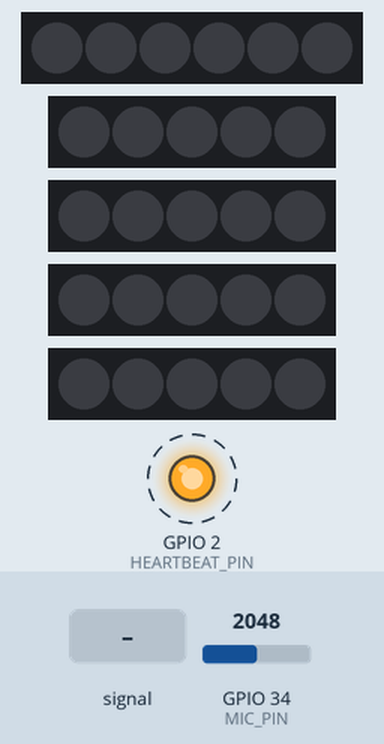
Recording of a sketch running on a simulated ESP32. Parts: 6 RGB LEDs in strip order, left to right, 4 × 5 RGB LEDs in strip order, left to right, output pins drawn as LEDs (lit = HIGH). Dashed ring = blinking. The inputs (shaded band) are chosen by the test bench; at power-on: GPIO 34 (MIC_PIN) = 2048 (analog values on the 0–4095 scale). Dim RGB values are drawn brighter than linear.

Above: at 1.2 s.
1.3 s: GPIO 34 (MIC_PIN) fed a 200 Hz sine of ±327 counts around its level
At 1.69 s:
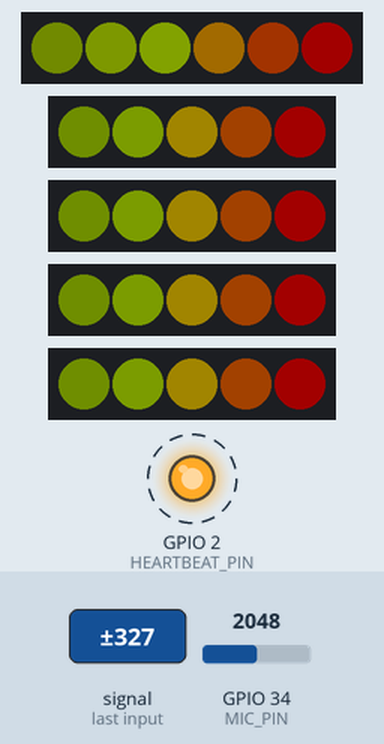
At 29.47 s:
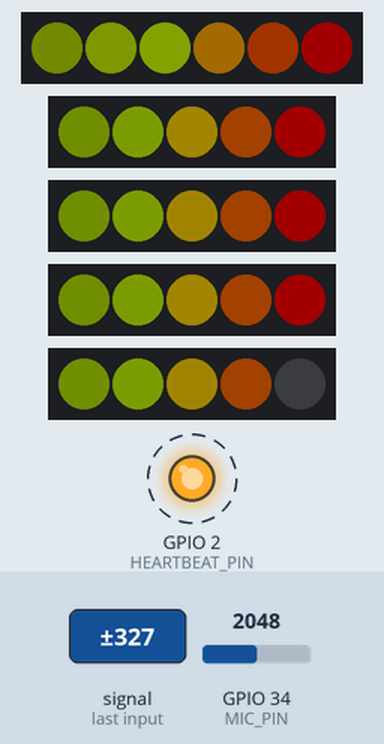
Timing chart, 0 to 31.2 s (numbered marks = the images above; inputs shaded):
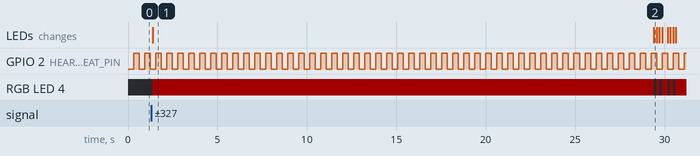

Measured:
- after the input at 1.3 s, RGB LED 4: off → RGB(35, 0, 0) after 0.09 s, → off 28.0 s later, → RGB(35, 0, 0) 0.15 s later, → off 0.15 s later, … (9 changes in this stretch); the LEDs: change after 0.09 s (image 1)
- by itself, GPIO 2 (HEARTBEAT_PIN): alternates HIGH for 0.31 s and LOW for 0.31 s

The sketch:

Noise_Sensitive.ino
```cpp
// ESP32 + MAX9814 -> 300-sample plain DFT -> 5 parallel WS2812 bars (robust continuous)
//
// MAX9814: VDD->3V3, GND->GND, OUT->GPIO34
// Strips {6,5,5,5,5} on GPIOs {18,19,21,22,23}; each DIN via 330–470Ω; LED 5V supply with 1000µF cap; COMMON GND.
//
// Board: ESP32 Dev Module
// Libs: Adafruit NeoPixel

#include <Arduino.h>
#include <Adafruit_NeoPixel.h>
#include <math.h>

// ---------- CONFIG ----------
#define MIC_PIN   34
#define FS_HZ     4000          // sample rate (Hz)
#define N         300           // samples per frame

const uint8_t NUM_STRIPS = 5;
const uint8_t DATA_PINS[NUM_STRIPS]  = {18, 19, 21, 22, 23};
const uint16_t STRIP_LEN[NUM_STRIPS] = {6, 5, 5, 5, 5};
const uint8_t BRIGHTNESS = 35;       // modest; raise later if stable
const bool SERPENTINE = false;

#define HEARTBEAT_PIN 2         // onboard LED on many ESP32 dev boards

// Speech-friendly bands; start above rumble to keep bar 0 lively
const float BAND_EDGE_HZ[6] = { 120, 300, 700, 1200, 2000, (FS_HZ/2.0f) };

// Sensitivity / smoothing / AGC
const float MIC_BOOST   = 2.0f;
const float NOISE0      = 0.0045f;   // higher gate for band 0 (kills hum/AC rumble)
const float NOISE_OTH   = 0.0025f;
const float TARGET_LVL  = 0.75f;     // target peak after compression
const float AGC_ALPHA   = 0.02f;     // AGC speed
const float EMA_ATTACK  = 0.60f;     // bar rise
const float EMA_DECAY   = 0.18f;     // bar fall

Adafruit_NeoPixel* strips[NUM_STRIPS];

static float x[N];                 // time samples (DC-removed)
static float mag[N/2 + 1];         // magnitude spectrum
static float ema[NUM_STRIPS] = {0,0,0,0,0};
static float agc = 2.0f;           // start a bit hot

// ---------- LED helpers ----------
inline uint32_t heatColor(uint8_t level, uint8_t maxLevel) {
  float t = (float)level / (float)maxLevel; t = constrain(t, 0, 1);
  uint8_t r = (uint8_t)(min(1.0f, t*1.6f)*255);
  uint8_t g = (uint8_t)(((t<0.5f)? t*2.0f : 1.0f-(t-0.5f)*2.0f)*255);
  return strips[0]->Color(r, g, 0);
}
void setBar(uint8_t s, uint16_t h) {
  uint16_t len = STRIP_LEN[s]; if (h > len) h = len;
  for (uint16_t y=0; y<len; y++) {
    uint32_t c = (y < h) ? heatColor(y+1, len) : 0;
    uint16_t idx = (SERPENTINE && (s & 1)) ? (len-1-y) : y;
    strips[s]->setPixelColor(idx, c);
  }
}
void showAll() {
  for (uint8_t s=0; s<NUM_STRIPS; s++) { strips[s]->setBrightness(BRIGHTNESS); strips[s]->show(); }
}

// ---------- Sampling (timed; watchdog-friendly) ----------
void sampleBlock() {
  const uint32_t Ts_us = 1000000UL / FS_HZ;
  uint32_t next = micros();
  uint32_t sum = 0;
  for (int i=0; i<N; i++) {
    // sleep until next tick (keeps CPU cooler, avoids starving RTOS)
    uint32_t now = micros();
    int32_t dt = (int32_t)(next - now);
    if (dt > 4) delayMicroseconds(dt - 3);    // rough align
    while ((int32_t)(micros() - next) < 0) { /* fine wait */ }
    next += Ts_us;

    uint16_t v = analogRead(MIC_PIN);  // 0..4095
    sum += v;
    x[i] = (float)v;

    if ((i & 31) == 0) yield();        // feed watchdog
  }
  float mean = (float)sum / N;
  for (int i=0; i<N; i++) x[i] -= mean; // DC remove
}

// ---------- Plain DFT (iterative twiddle; watchdog-friendly) ----------
void dftBasic() {
  const int K = N/2;
  float re0=0; for (int n=0; n<N; n++) re0 += x[n];
  mag[0] = fabsf(re0);

  for (int k=1; k<=K; k++) {
    const float theta = -2.0f * (float)M_PI * k / (float)N;
    const float cs = cosf(theta), sn = sinf(theta);
    float c=1.0f, s=0.0f, re=0.0f, im=0.0f;
    for (int n=0; n<N; n++) {
      float xn = x[n];
      re += xn * c;
      im += xn * s;
      float c_new = c*cs - s*sn;
      s = c*sn + s*cs;
      c = c_new;
      if ((n & 63) == 0) yield();  // inner-loop yield
    }
    mag[k] = sqrtf(re*re + im*im);
    if ((k & 7) == 0) yield();     // outer-loop yield
  }
}

void setup() {
  pinMode(HEARTBEAT_PIN, OUTPUT);
  digitalWrite(HEARTBEAT_PIN, LOW);

  Serial.begin(115200);
  analogReadResolution(12);
  analogSetPinAttenuation(MIC_PIN, ADC_11db);    // ~3.3V FS (MAX9814 @3.3V)

  for (uint8_t s=0; s<NUM_STRIPS; s++) {
    strips[s] = new Adafruit_NeoPixel(STRIP_LEN[s], DATA_PINS[s], NEO_GRB + NEO_KHZ800);
    strips[s]->begin();
    strips[s]->setBrightness(BRIGHTNESS);
    strips[s]->clear();
    strips[s]->show();
  }
}

void loop() {
  static uint32_t beatT = 0;
  // 1) Sample continuously
  sampleBlock();

  // 2) Transform
  dftBasic();

  // 3) Collapse to 5 bands with gentle gating & EMA
  const float fRes = (float)FS_HZ / (float)N;
  float bands[NUM_STRIPS] = {0,0,0,0,0};
  for (int b=0; b<NUM_STRIPS; b++) {
    int k0 = (int)ceilf(BAND_EDGE_HZ[b]    / fRes); if (k0 < 1) k0 = 1;
    int k1 = (int)floorf(BAND_EDGE_HZ[b+1] / fRes); int K = N/2; if (k1 > K) k1 = K;

    float v = 0.0f; int cnt = max(1, k1 - k0 + 1);
    for (int k=k0; k<=k1; k++) v += mag[k];
    v = (v / cnt) * MIC_BOOST * agc;

    float gate = (b == 0) ? NOISE0 : NOISE_OTH;
    v = (v > gate) ? (v - gate) : 0.0f;

    // smooth
    ema[b] = (v > ema[b]) ? (EMA_ATTACK*v + (1-EMA_ATTACK)*ema[b])
                          : (EMA_DECAY *v + (1-EMA_DECAY )*ema[b]);
    bands[b] = ema[b];
  }

  // 4) AGC from speech bands (1..4), ignore band 0 so it doesn't pin gain
  float peak = 0; for (int b=1; b<NUM_STRIPS; b++) if (bands[b] > peak) peak = bands[b];
  float peak01 = log10f(1.0f + 9.0f * peak);
  agc *= (1.0f + AGC_ALPHA * (TARGET_LVL - peak01));
  agc = constrain(agc, 0.05f, 30.0f);

  // Safety: if everything is near-zero for a long time, re-center AGC
  static uint32_t quietFrames = 0;
  if (peak01 < 0.02f) { if (++quietFrames > 300) { agc = 2.0f; quietFrames = 0; } }
  else quietFrames = 0;

  // 5) Draw bars
  for (int b=0; b<NUM_STRIPS; b++) {
    float lvl01 = log10f(1.0f + 9.0f * bands[b]);
    uint16_t h = (uint16_t)roundf(lvl01 * STRIP_LEN[b]);
    setBar(b, h);
  }
  showAll();

  // Heartbeat: blinks every ~250 ms to prove the loop is alive
  if (millis() - beatT > 250) { beatT = millis(); digitalWrite(HEARTBEAT_PIN, !digitalRead(HEARTBEAT_PIN)); }

  delay(1); // tiny breather for RTOS
}
```
